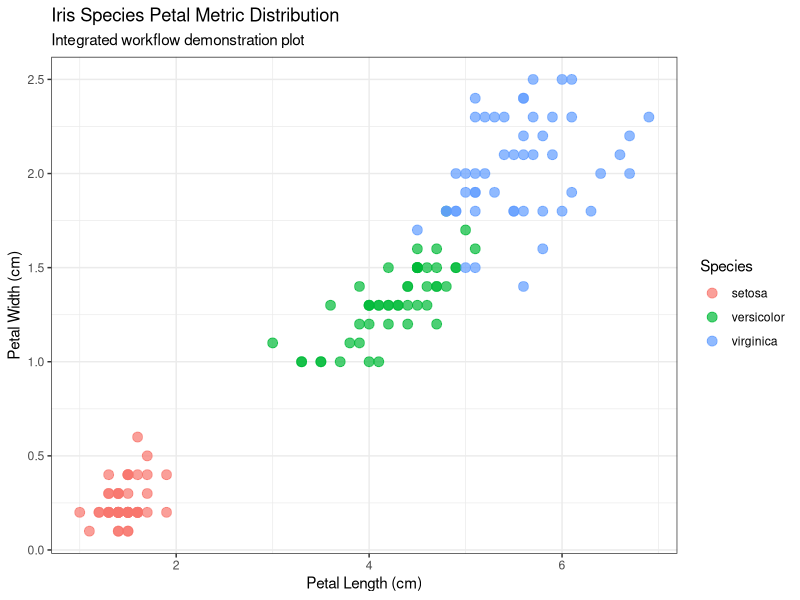

Source code (R):
# ==============================================================================
# Script: 09_integrated_case_study.R
# Purpose: End-to-end data analysis workflow combining all previous modules
# ==============================================================================

library(dplyr)
library(ggplot2)

# Step 1: Load Dataset
data("iris")

# Step 2: Clean and Transform
iris_cleaned <- iris %>%
  rename(
    sepal_length = Sepal.Length,
    sepal_width  = Sepal.Width,
    petal_length = Petal.Length,
    petal_width  = Petal.Width,
    species      = Species
  ) %>%
  mutate(petal_ratio = petal_length / petal_width)

# Step 3: Summarize and Aggregate
case_summary <- iris_cleaned %>%
  group_by(species) %>%
  summarise(
    sample_count = n(),
    avg_petal_length = mean(petal_length, na.rm = TRUE),
    avg_petal_width  = mean(petal_width, na.rm = TRUE),
    max_ratio        = max(petal_ratio, na.rm = TRUE)
  )

print("--- Integrated Case Study Summary Statistics ---")
print(case_summary)

# Step 4: Visualize
final_plot <- ggplot(iris_cleaned, aes(x = petal_length, y = petal_width, color = species)) +
  geom_point(size = 3, alpha = 0.7) +
  labs(
    title = "Iris Species Petal Metric Distribution",
    subtitle = "Integrated workflow demonstration plot",
    x = "Petal Length (cm)",
    y = "Petal Width (cm)",
    color = "Species"
  ) +
  theme_bw()

print(final_plot)
